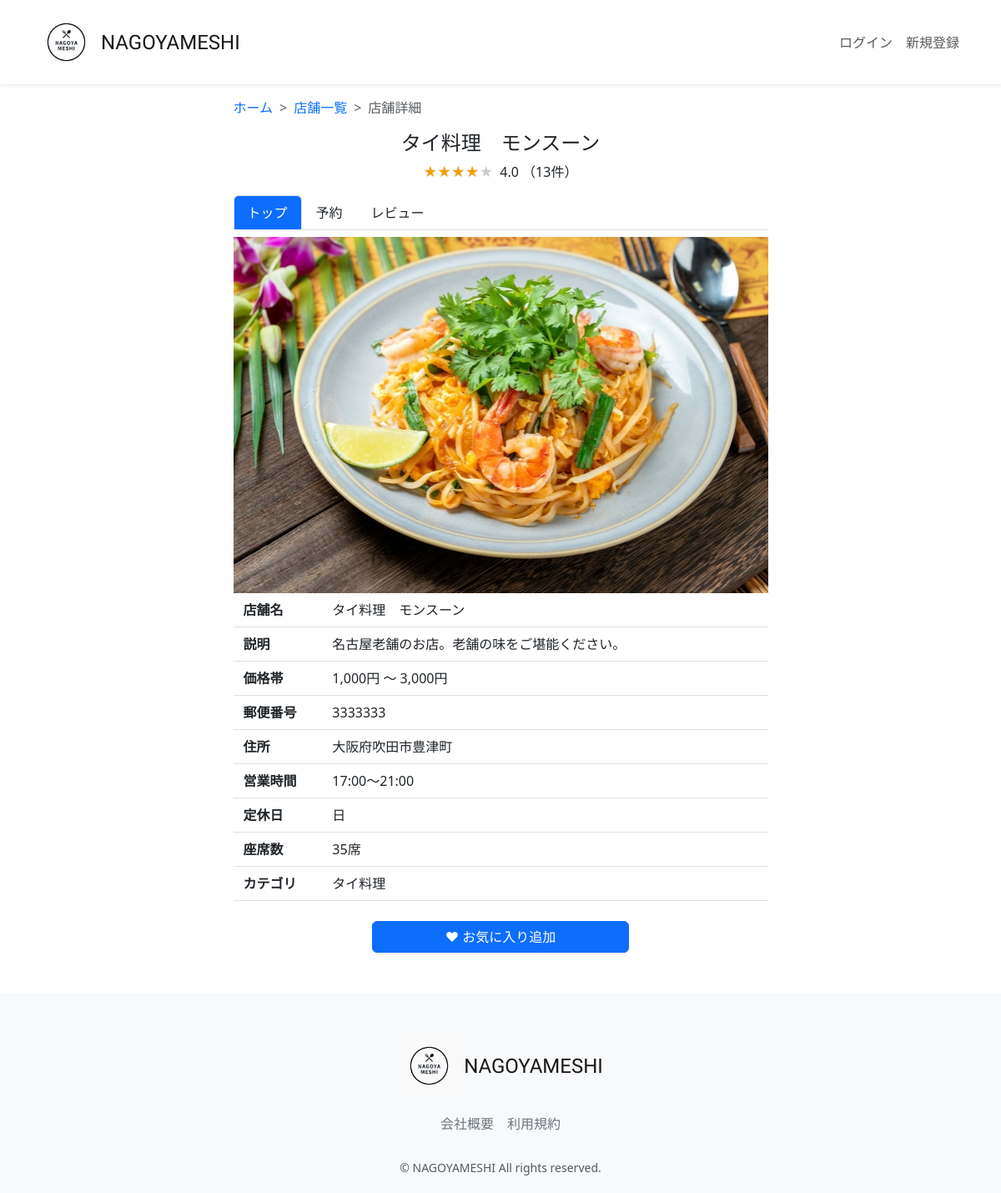
/restaurant-detail/17/, run on an earlier commit of the app's database.
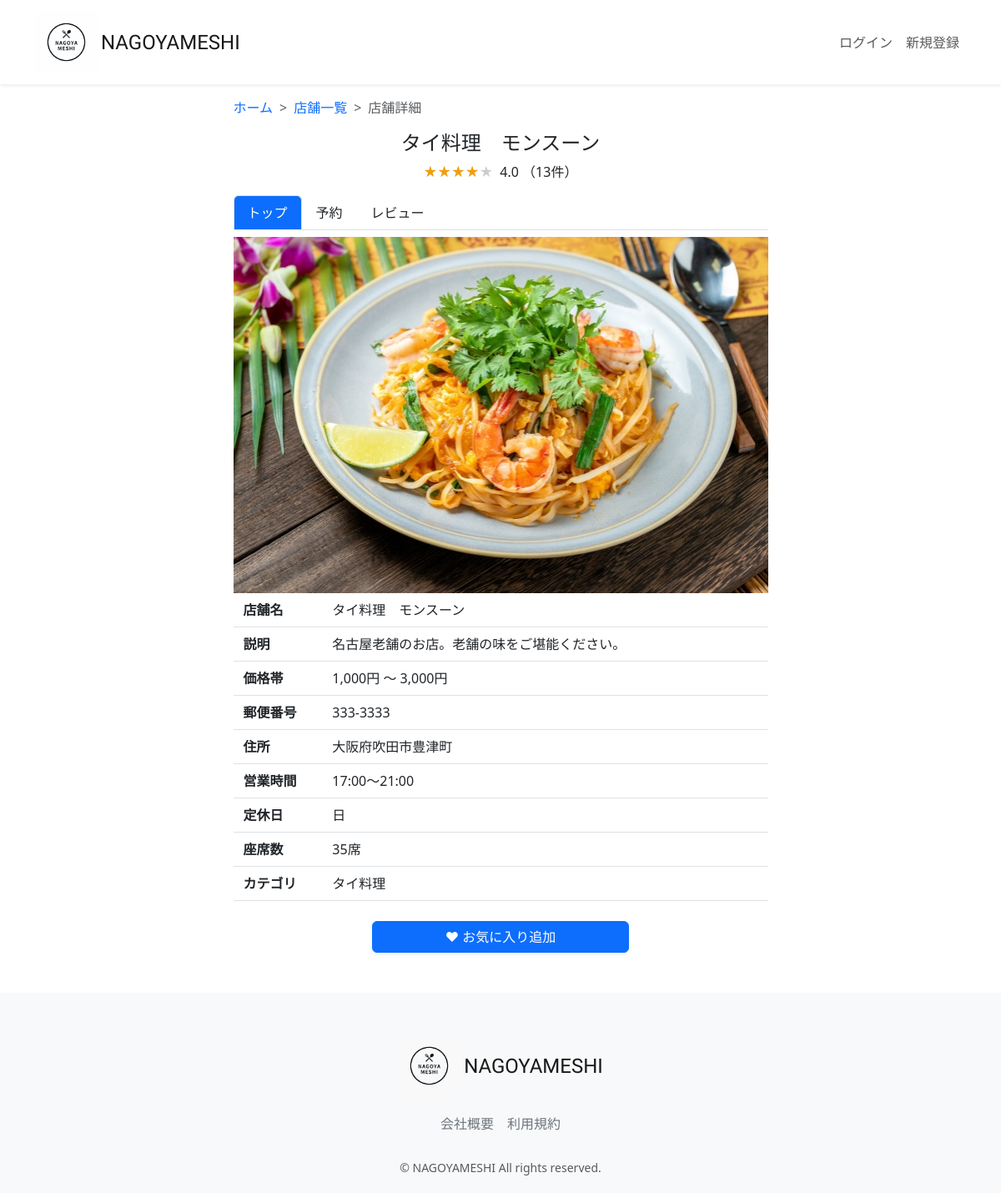
And on a later commit of the database.
### restaurant/models.py (models this page shows, shortened)
class Restaurant(models.Model):
    name = models.CharField(verbose_name='店舗名', max_length=64)
    description = models.CharField(verbose_name='説明', max_length=128)
    price_min = models.IntegerField(verbose_name="最低金額", default=1000)
    price_max = models.IntegerField(verbose_name="最高金額", default=5000)
    zip_code = models.CharField(verbose_name='郵便番号', max_length=32)
    address = models.CharField(verbose_name='住所', max_length=128)
    open_time = models.TimeField(verbose_name="開店時間", default="17:00")
    close_time = models.TimeField(verbose_name="閉店時間", default="21:00")
    close_day_of_week = models.PositiveIntegerField(verbose_name='定休日', default=0)
    seats_number = models.PositiveIntegerField(verbose_name='座席数', default=10)
    category = models.ForeignKey(Category, verbose_name='カテゴリー', on_delete=models.PROTECT)
    photo = models.ImageField(verbose_name='写真', blank=True, null=True)
    created_at = models.DateTimeField(verbose_name='作成日時', auto_now_add=True)
    updated_at = models.DateTimeField(verbose_name='更新日時', auto_now=True)
    class Meta:
        verbose_name = 'レストラン'
        verbose_name_plural = 'レストラン'

class Category(models.Model):
    name = models.CharField(verbose_name='カテゴリー名', max_length=64)
    photo = models.ImageField(verbose_name='写真', blank=True, null=True)
    class Meta:
        verbose_name = 'カテゴリー'
        verbose_name_plural = 'カテゴリー'
    def __str__(self):
        return self.name

### restaurant/views.py (the view, shortened to what this page needs)
# urls.py: path("restaurant-detail/<int:pk>/", views.RestaurantDetailView.as_view(), name="restaurant_detail"),
class RestaurantDetailView(generic.DetailView):
    template_name = "restaurant/restaurant_detail.html"
    model = models.Restaurant
    def get_context_data(self, **kwargs):
        user = self.request.user
        pk = self.kwargs['pk']
        context = super().get_context_data(**kwargs)
        restaurant = models.Restaurant.objects.filter(id=pk).first()
        is_favorite = False
        if user.is_authenticated:
            is_favorite = models.Favorite.objects.filter(user=user).filter(
                restaurant=restaurant).exists()
        review_obj = models.Review.objects.filter(restaurant=restaurant).aggregate(Avg('rate'))
        average_rate = review_obj['rate__avg'] if review_obj['rate__avg'] is not None else 0
        rate_count = models.Review.objects.filter(restaurant=restaurant).count()
        context.update({
            'is_favorite': is_favorite,
            'average_rate': average_rate,
            'rate_count': rate_count,
        })
        return context

### restaurant/templatetags/week_filter.py (called while the page is built)
@register.filter
def weekday(val):
    week = ["日", "月", "火", "水", "木", "金", "土"]
    if val >= len(week):
        return ""
    else:
        return week[val]

### restaurant/templates/restaurant/restaurant_detail.html (shortened to what the changed rows need)
{% extends "layout/base.html" %}
{% load static %}
{% load humanize %}
{% load week_filter %}
{% block content %}
<main>
  <div class="container nagoyameshi-container pb-5">
    <div class="row justify-content-center">
      <div class="col-xxl-6 col-xl-7 col-lg-8 col-md-10">
        <nav class="my-3" style="--bs-breadcrumb-divider: '>';" aria-label="breadcrumb">
          <ol class="breadcrumb mb-0">
          </ol>
        </nav>
          <h1 class="mb-2 text-center">{{ object.name }}</h1>
            <p class="text-center">
              <span class="star-rating me-1" data-rate="{{ average_rate|floatformat:0 }}"></span>
                {{ average_rate|floatformat:1 }} （{{ rate_count }}件）
            </p>
              <ul class="nav nav-tabs mb-2">
                <li class="nav-item">
                </li>
                <li class="nav-item">
                </li>
                <li class="nav-item">
                </li>
              </ul>
              <div class="mb-2">
                {% if object.photo %}
                  <img src="{{ object.photo.url }}" class="w-100">
                    {% endif %}
              </div>
                <div class="container">
                  <div class="row pb-2 mb-2 border-bottom">
                      <div class="col">
                        <span>{{ object.name }}</span>
                      </div>
                  </div>
                  <div class="row pb-2 mb-2 border-bottom">
                    <div class="col">
                      <span>{{ object.description }}</span>
                    </div>
                    </div>
                      <div class="row pb-2 mb-2 border-bottom">
                          <div class="col">
                            <span>{{ object.price_min | intcomma }}円 〜 {{ object.price_max | intcomma }}円 </span>
                          </div>
                        </div>
                          <div class="row pb-2 mb-2 border-bottom">
                          <div class="col">
                            <span>{{ object.zip_code }}</span>
                          </div>
                        </div>
                          <div class="row pb-2 mb-2 border-bottom">
                            <div class="col">
                              <span>{{ object.address }}</span>
                            </div>
                          </div>
                            <div class="row pb-2 mb-2 border-bottom">
                                <div class="col">
                                  <span>{{ object.open_time }}〜{{ object.close_time }}</span>
                                </div>
                            </div>
                            <div class="row pb-2 mb-2 border-bottom">
                              <div class="col d-flex">
                                <div>
                                  {{ object.close_day_of_week | weekday }}
                                </div>
                              </div>
                            </div>
                            <div class="row pb-2 mb-2 border-bottom">
                                <div class="col">
                                  <span>{{ object.seats_number }}席</span>
                                </div>
                            </div>
                            <div class="row pb-2 mb-4 border-bottom">
                                <div class="col d-flex">
                                 <div>
                                   {{ object.category }}
                                  </div>
                              </div>
                            </div>
                            <form method="POST" enctype="multipart/form-data" class="text-center">
                            </form>
           </div>
        </div>
     </div>
  </div>
</main>
{% endblock %}

What changed in the data, as far as the page shows it:
changed Restaurant "タイ料理 モンスーン": zip_code "3333333" → "333-3333"
